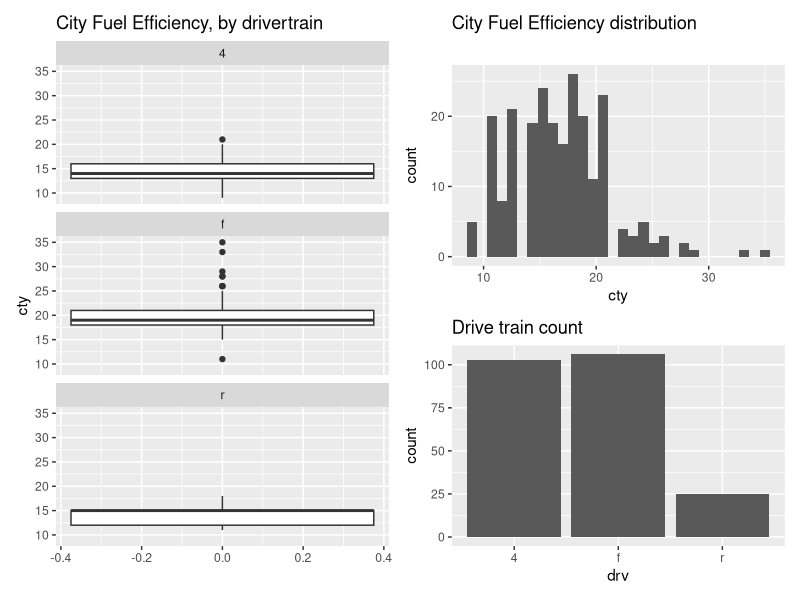

Here is the R script that generated this plot:
library(tidyverse)
library(patchwork)

p_a <- mpg %>% ggplot(aes(y = cty)) +
  geom_boxplot() +
  facet_wrap(~drv, nrow = 3) +
  labs(title = "City Fuel Efficiency, by drivertrain")
 
p_cty <- mpg %>% ggplot(aes(cty)) + 
  geom_histogram() +
  labs(title = "City Fuel Efficiency distribution")

p_drv <- mpg %>% ggplot(aes(drv)) + 
  geom_bar() +
  labs(title = "Drive train count")

p_a + (p_cty / p_drv)
